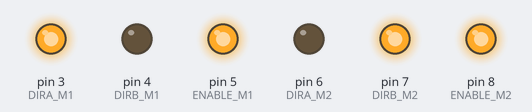
The sketch below on a simulated Arduino Uno, built with avr-gcc and run on an emulated ATmega328P. Parts: output pins drawn as LEDs (lit = HIGH).

Above: at 0.1 s.
Timing chart, 0 to 1.6 s (numbered marks = the images above):
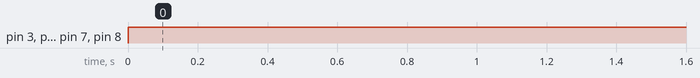

Measured:
- by itself, pin 3 (DIRA_M1), pin 5 (ENABLE_M1), pin 7 (DIRB_M2), pin 8 (ENABLE_M2): LOW → HIGH at 0.00 s

The sketch:

CollisionBot.ino
```cpp
#define ENABLE_M1 5
#define ENABLE_M2 8
#define DIRA_M1 3
#define DIRB_M1 4
#define DIRA_M2 6
#define DIRB_M2 7

int i;

void setup() {
  //---set pin direction
  pinMode(ENABLE_M1,OUTPUT);
  pinMode(ENABLE_M2,OUTPUT);
  pinMode(DIRA_M1,OUTPUT);
  pinMode(DIRB_M1,OUTPUT);
  pinMode(DIRA_M2,OUTPUT);
  pinMode(DIRB_M2,OUTPUT);
  Serial.begin(9600);
}

void loop() {
//    Serial.println("One way, then reverse");
    digitalWrite(ENABLE_M1,HIGH);
    digitalWrite(ENABLE_M2,HIGH);
    for (i=0;i<5;i++) {
    digitalWrite(DIRA_M1,HIGH);
    digitalWrite(DIRB_M2,HIGH);
//    digitalWrite//one way
    }

    }
//    digitalWrite(DIRB,LOW);
//    delay(500);
//    digitalWrite(DIRA,LOW);  //reverse
//    digitalWrite(DIRB,HIGH);
//    delay(500);
//  }
//  digitalWrite(ENABLE,LOW); // disable
//  delay(2000);
//
//  Serial.println("fast Slow example");
//  //---fast/slow stop example
//  digitalWrite(ENABLE,HIGH); //enable on
//  digitalWrite(DIRA,HIGH); //one way
//  digitalWrite(DIRB,LOW);
//  delay(3000);
//  digitalWrite(ENABLE,LOW); //slow stop
//  delay(1000);
//  digitalWrite(ENABLE,HIGH); //enable on
//  digitalWrite(DIRA,LOW); //one way
//  digitalWrite(DIRB,HIGH);
//  delay(3000);
//  digitalWrite(DIRA,LOW); //fast stop
//  delay(2000);
//
//  Serial.println("PWM full then slow");
//  //---PWM example, full speed then slow
//  analogWrite(ENABLE,255); //enable on
//  digitalWrite(DIRA,HIGH); //one way
//  digitalWrite(DIRB,LOW);
//  delay(2000);
//  analogWrite(ENABLE,180); //half speed
//  delay(2000);
//  analogWrite(ENABLE,128); //half speed
//  delay(2000);
//  analogWrite(ENABLE,50); //half speed
//  delay(2000);
//  analogWrite(ENABLE,128); //half speed
//  delay(2000);
//  analogWrite(ENABLE,180); //half speed
//  delay(2000);
//  analogWrite(ENABLE,255); //half speed
//  delay(2000);
//  digitalWrite(ENABLE,LOW); //all done
//  delay(10000);
//}
//
```
